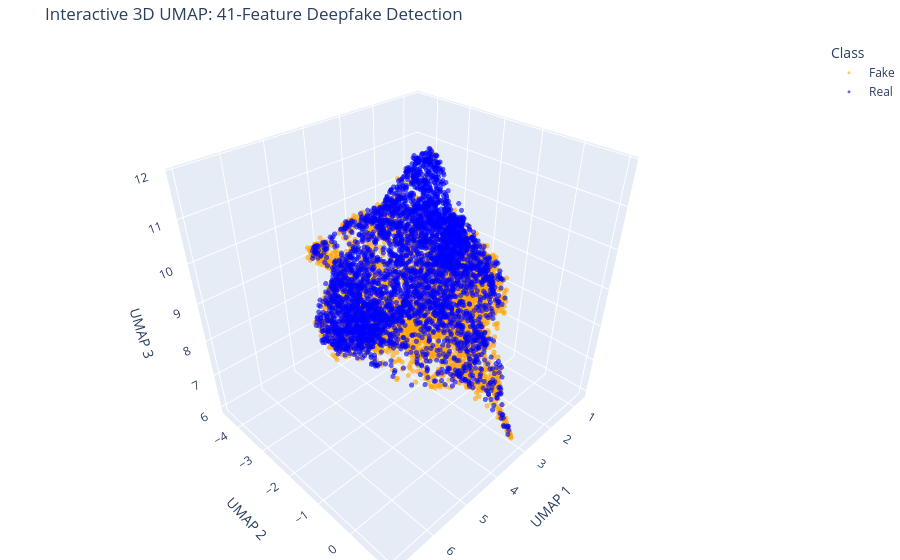

The notebook cell this image was saved under:
### Markdown cell above
# plot UMAP (3D)

### Code cell
import umap
import plotly.express as px
import pandas as pd

# 1. Initialize UMAP for 3 Dimensions
# We keep the same neighbors and min_dist so the local structure is identical to your 2D plot
reducer_3d = umap.UMAP(n_neighbors=15, min_dist=0.1, n_components=3, random_state=42)

# 2. Fit and transform the lean 41-feature dataset
print("Folding into 3D space... (this might take a moment)")
umap_3d = reducer_3d.fit_transform(X_train_41)

# 3. Create a DataFrame for Plotly
# This maps your 0/1 labels to actual text so the legend is easy to read
# (Assuming 1 is Real and 0 is Fake based on standard conventions)
text_labels = ['Real' if label == 1 else 'Fake' for label in y_train]

df_3d = pd.DataFrame({
    'UMAP 1': umap_3d[:, 0],
    'UMAP 2': umap_3d[:, 1],
    'UMAP 3': umap_3d[:, 2],
    'Class': text_labels
})

# 4. Generate the Interactive Plot
fig = px.scatter_3d(
    df_3d, 
    x='UMAP 1', 
    y='UMAP 2', 
    z='UMAP 3',
    color='Class',
    color_discrete_map={'Fake': 'orange', 'Real': 'blue'}, # Keeps colors consistent
    opacity=0.6,                                           # Slightly see-through to spot dense areas
    title="Interactive 3D UMAP: 41-Feature Deepfake Detection"
)

# 5. Polish the visual aesthetics
# Smaller dots (size=3) prevent the 3D space from looking like a giant blob
fig.update_traces(marker=dict(size=3))
fig.update_layout(margin=dict(l=0, r=0, b=0, t=40))

# 6. Render the plot!
fig.show()

### Figure 1 — Plotly figure (JSON) as saved in the notebook; plotly's stock layout.template omitted (floating-point values rounded to 4 significant figures; data arrays with more than 128 entries replaced by an {"elided": "..."} marker saying what was removed)
{"data": [{"hovertemplate": "Class=Fake<br>UMAP 1=%{x}<br>UMAP 2=%{y}<br>UMAP 3=%{z}<extra></extra>", "legendgroup": "Fake", "marker": {"color": "orange", "opacity": 0.6, "size": 3, "symbol": "circle"}, "mode": "markers", "name": "Fake", "scene": "scene", "showlegend": true, "type": "scatter3d", "x": {"elided": "4000 float values"}, "y": {"elided": "4000 float values"}, "z": {"elided": "4000 float values"}}, {"hovertemplate": "Class=Real<br>UMAP 1=%{x}<br>UMAP 2=%{y}<br>UMAP 3=%{z}<extra></extra>", "legendgroup": "Real", "marker": {"color": "blue", "opacity": 0.6, "size": 3, "symbol": "circle"}, "mode": "markers", "name": "Real", "scene": "scene", "showlegend": true, "type": "scatter3d", "x": {"elided": "4000 float values"}, "y": {"elided": "4000 float values"}, "z": {"elided": "4000 float values"}}], "layout": {"legend": {"title": {"text": "Class"}, "tracegroupgap": 0}, "margin": {"b": 0, "l": 0, "r": 0, "t": 40}, "scene": {"domain": {"x": [0, 1], "y": [0, 1]}, "xaxis": {"title": {"text": "UMAP 1"}}, "yaxis": {"title": {"text": "UMAP 2"}}, "zaxis": {"title": {"text": "UMAP 3"}}}, "title": {"text": "Interactive 3D UMAP: 41-Feature Deepfake Detection"}}}
